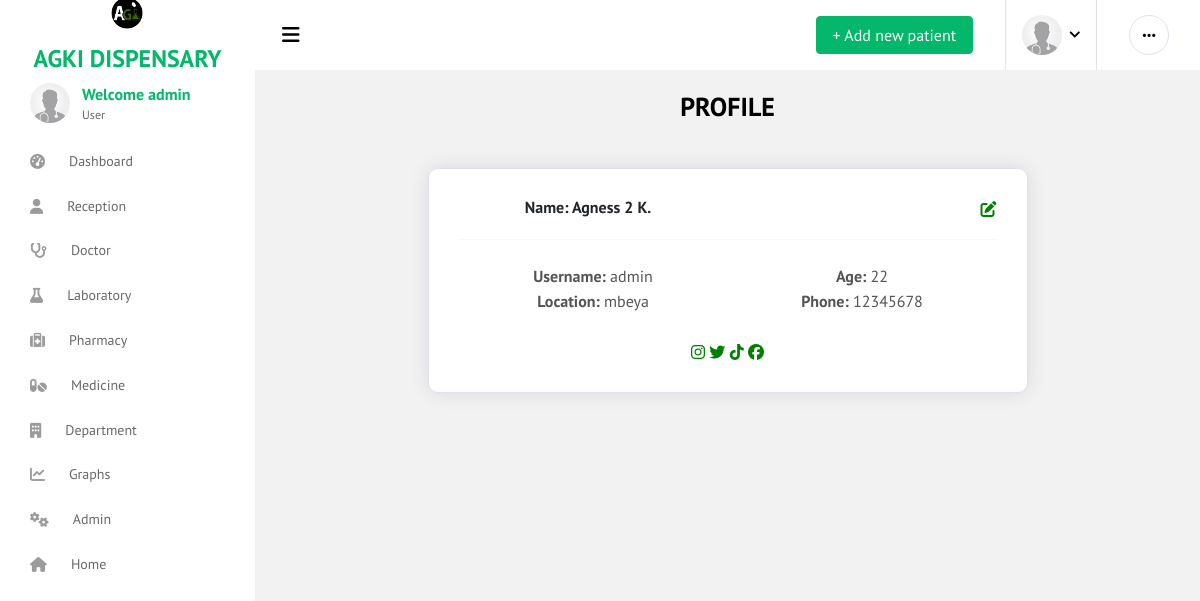
Screenshot of /profile/ (signed in) with the database file from the repository.
### app/models.py (models this page shows, shortened)
class CustomUser(AbstractUser):
    phone = models.CharField(max_length=15, null=True,blank=True)
    location = models.CharField(max_length=30, null=True, blank=True)
    department = models.ForeignKey(Department, on_delete=models.CASCADE, null=True,blank=True)
    reg_no = models.CharField(max_length=10, unique=True)
    age = models.IntegerField(null=True)
    position = models.CharField(max_length=40, null=True,blank=True)
    image = models.ImageField(upload_to ='media/',blank=True,null=True)
    is_doctor = models.BooleanField(default=False)
    is_laboratorist = models.BooleanField(default=False)
    is_receptionist = models.BooleanField(default=False)
    is_pharmacist = models.BooleanField(default=False)
    is_patient = models.BooleanField(default=True)
    def __str__(self):
        return self.username

### app/views.py (the view)
# urls.py: path('profile/', views.profile,name='profile'),
def profile(request):
    user = request.user
    return render(request, 'app/profile.html',{'user':user})

### app/templates/app/profile.html (shortened to what this page needs)
{% extends 'app/base2.html' %}
{% block content %}
{% load static %}
    <center><h4>PROFILE</h4></center>
    <div class="container mt-5">
        <div class="card profile-card">
            <div class="profile-content text-center">
                <div class="row">
                    <div class="col-md-6">
                        <h5>Name: {{user.first_name|title}}  {{user.last_name|title}}</h5>
                    </div>
                    <div class="col-md-6 text-right">
                        <a href="{% url 'useredit' user.id %}" style="color: green;"><i class="fas fa-edit"></i></a>
                    </div>
                </div>
                <hr>
                <div class="profile-fields">
                    <div class="profile-field">
                        <p><strong>Username:</strong> {{user.username}}</p>
                        <p><strong>Location:</strong> {{user.location}}</p>
                    </div>
                    <div class="profile-field">
                        <p><strong>Age:</strong> {{user.age}}</p>
                        <p><strong>Phone:</strong> {{user.phone}}</p>
                    </div>
                </div>
                <div class="social-links mt-3">
                    <a href="#" style="color: green;"><i class="fab fa-instagram"></i></a>
                    <a href="#" style="color: green;"><i class="fab fa-twitter"></i></a>
                    <a href="#" style="color: green;"><i class="fab fa-tiktok"></i></a>
                    <a href="#" style="color: green;"><i class="fab fa-facebook"></i></a>
                </div>
            </div>
        </div>
    </div>
{% endblock %}

### app/templates/app/base2.html (shortened to what this page needs)
{% load static %}
{% load i18n %}
<!DOCTYPE html>
<html lang="en">
<head>
  <link href="https://cdn.jsdelivr.net/npm/bootstrap@5.3.0/dist/css/bootstrap.min.css" rel="stylesheet">
  <link rel="stylesheet" href="{% static 'app/vendors/all.min.css' %}">
  <link rel="stylesheet" href="{% static 'app/vendors/vendor.bundle.base.css' %}">
  <link rel="stylesheet" href="{% static 'app/vendors/vendor.bundle.addons.css' %}">
  <link rel="stylesheet" href="{% static 'app/videos/style.css' %}">
</head>
<body>
  <div class="container-scroller">
    <nav class="navbar col-lg-12 col-12 p-0 fixed-top d-flex flex-row default-layout-navbar">
      <div class="text-center navbar-brand-wrapper d-flex align-items-center justify-content-center">
        <a class="navbar-brand brand-logo" href="{% url 'index' %}"><img src="{% static 'app/images/logo/logo.png' %}" alt="AGKI" class="logo" style="height: 40px; width: auto;">
          <span style="padding-top: 80px;"><marquee behavior="" direction=""> <b class="text-success"> AGKI DISPENSARY</b></marquee></span>
        </a>
      </div>
      <div class="navbar-menu-wrapper d-flex align-items-stretch">
        <button class="navbar-toggler navbar-toggler align-self-center" type="button" data-toggle="minimize">
          <span class="fas fa-bars"></span>
        </button>
        <ul class="navbar-nav navbar-nav-right">
          <li class="nav-item d-none d-lg-flex">
            <a class="nav-link" href="{% url 'patient' %}">
              <span class="btn btn-success">+ Add new patient</span>
            </a>
          </li>
          <li class="nav-item nav-profile dropdown">
            <a class="nav-link dropdown-toggle" href="#" data-toggle="dropdown" id="profileDropdown">
              <img src="{% static 'app/ttt.jpg' %}" alt="AGKI" class="logo" style="height: 40px; width: auto;">
            </a>
          </li>
          <li class="nav-item nav-settings d-none d-lg-block">
            <a class="nav-link" href="#">
              <i class="fas fa-ellipsis-h"></i>
            </a>
          </li>
        </ul>
      </div>
    </nav>
    <div class="container-fluid page-body-wrapper">
      <nav class="sidebar sidebar-offcanvas" id="sidebar">
        <ul class="nav">
          <li class="nav-item nav-profile">
            <div class="nav-link">
              <div class="profile-image">
                <img src="{% static 'app/ttt.jpg' %}" alt="AGKI" class="logo" style="height: 40px; width: auto;">
              </div>
              <div class="profile-name">
                <p class="name text-success">
                  Welcome {{ user }}
                </p>
                <p class="designation">
                  User
                </p>
              </div>
            </div>
          </li>
          <li class="nav-item">
            <a class="nav-link" href="{% url 'home' %}">
                <i class="fa fa-tachometer-alt menu-icon"></i>
                <span class="menu-title">Dashboard</span>
            </a>
        </li>
        {% if user.is_receptionist %}
        <li class="nav-item">
            <a class="nav-link" href="{% url 'patientList' %}">
                <i class="fa fa-user menu-icon"></i>
                <span class="menu-title">Reception</span>
            </a>
        </li>
        {% endif %}
        {% if user.is_doctor %}
        <li class="nav-item">
            <a class="nav-link" href="{% url 'patientList' %}">
                <i class="fa fa-stethoscope menu-icon"></i>
                <span class="menu-title">Doctor</span>
            </a>
        </li>
        {% endif %}
        {% if user.is_laboratorist %}
        <li class="nav-item">
            <a class="nav-link" href="{% url 'patientList' %}">
                <i class="fa fa-flask menu-icon"></i>
                <span class="menu-title">Laboratory</span>
            </a>
        </li>
        {% endif %}
        {% if user.is_pharmacist %}
        <li class="nav-item">
            <a class="nav-link" href="{% url 'patientList' %}">
                <i class="fa fa-medkit menu-icon"></i>
                <span class="menu-title">Pharmacy</span>
            </a>
        </li>
        <li class="nav-item">
            <a class="nav-link" href="{% url 'medicine' %}">
                <i class="fa fa-pills menu-icon"></i>
                <span class="menu-title">Medicine</span>
            </a>
        </li>
        {% endif %}
        {% if user.is_superuser %}
        <li class="nav-item">
            <a class="nav-link" href="{% url 'department' %}">
                <i class="fa fa-building menu-icon"></i>
                <span class="menu-title">Department</span>
            </a>
        </li>
        <li class="nav-item">
          <a class="nav-link" href="{% url 'patient_count_per_period' %}">
              <i class="fas fa-chart-line menu-icon"></i>
              <span class="menu-title">Graphs</span>
          </a>
      </li>
        <li class="nav-item">
            <a class="nav-link" href="/admin">
                <i class="fa fa-cogs menu-icon"></i>
                <span class="menu-title">Admin</span>
            </a>
        </li>
        {% endif %}
        <li class="nav-item">
          <a class="nav-link" href="{% url 'index' %}">
              <i class="fa fa-home menu-icon"></i>
              <span class="menu-title">Home</span>
          </a>
      </li>
        </ul>
      </nav>
      <div class="main-panel">
        <div class="content-wrapper">
            {% block content%}
            {% endblock %}
        </div>
      </div>
    </div>
  </div>
</body>
</html>

### app/templates/app/profile.html (style rules this page uses)
body { background-color: #f8f9fa; }
.profile-card { max-width: 600px; margin: 0 auto; background-color: #ffffff; box-shadow: 0px 0px 20px 0px rgba(0, 0, 0, 0.1); border-radius: 10px; overflow: hidden; }
.profile-image { width: 100%; height: auto; }
.profile-content { padding: 30px; }
.profile-content p { font-size: 16px; color: #555555; margin-bottom: 5px; }
.profile-fields { display: flex; flex-wrap: wrap; align-items: center; }
.profile-field { flex: 0 0 50%; padding: 10px; }

### rows the page displays
CustomUser: username "admin", first_name "Agness 2", last_name "K.", location "mbeya", age "22", phone "12345678"
